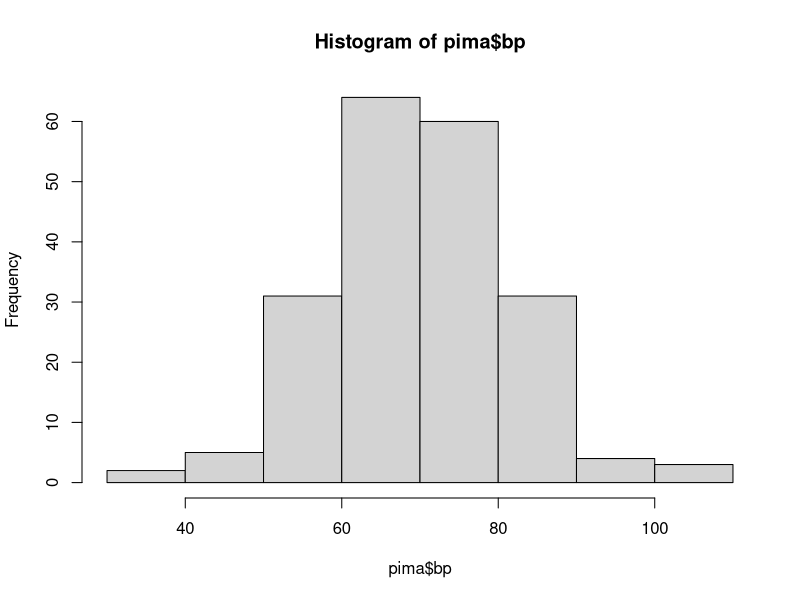
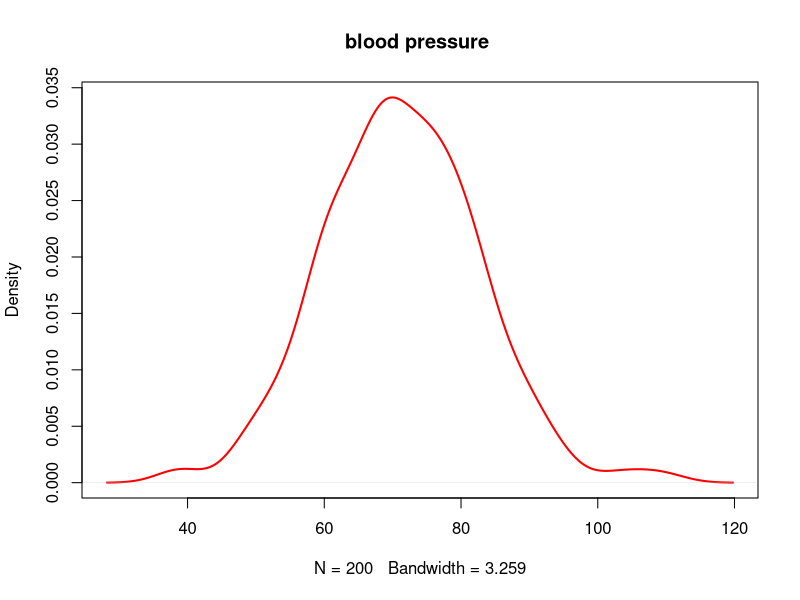
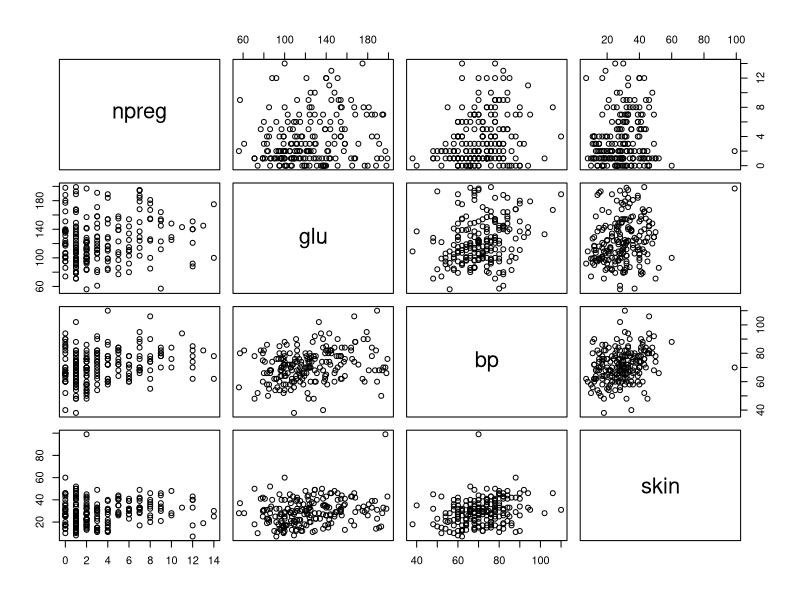
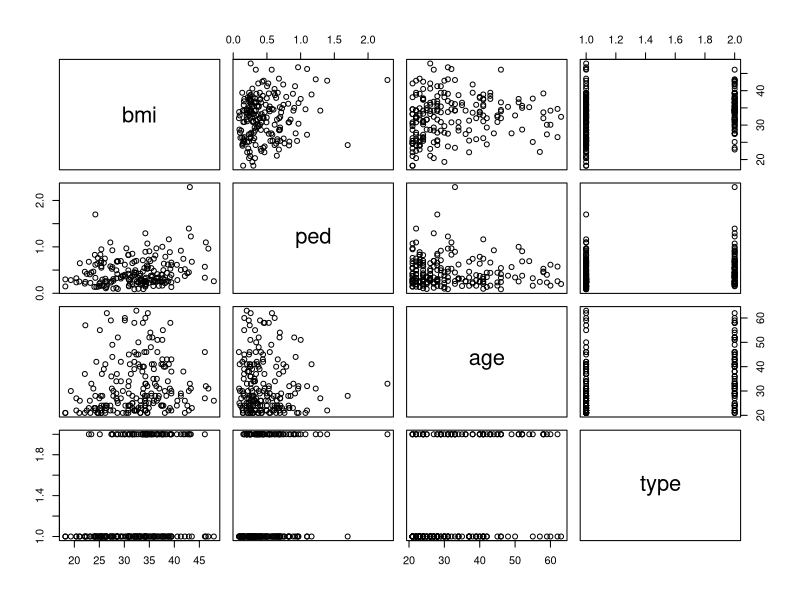
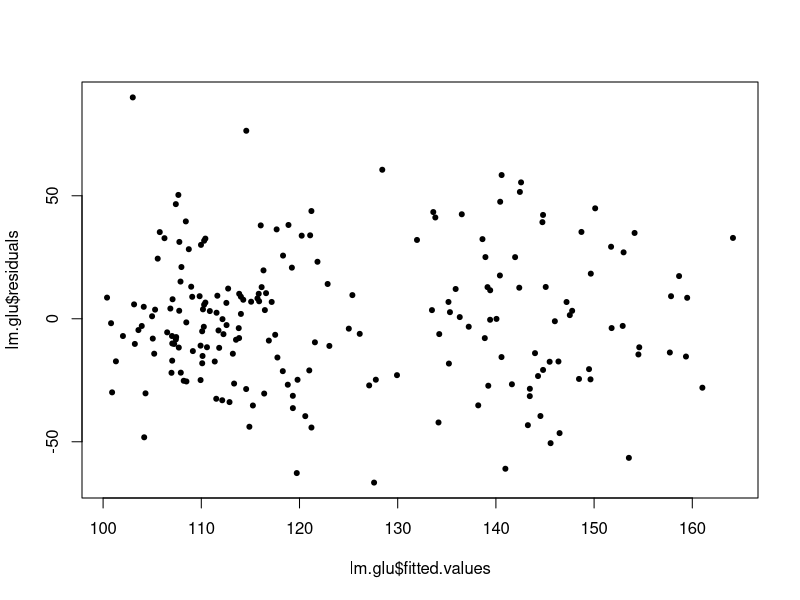
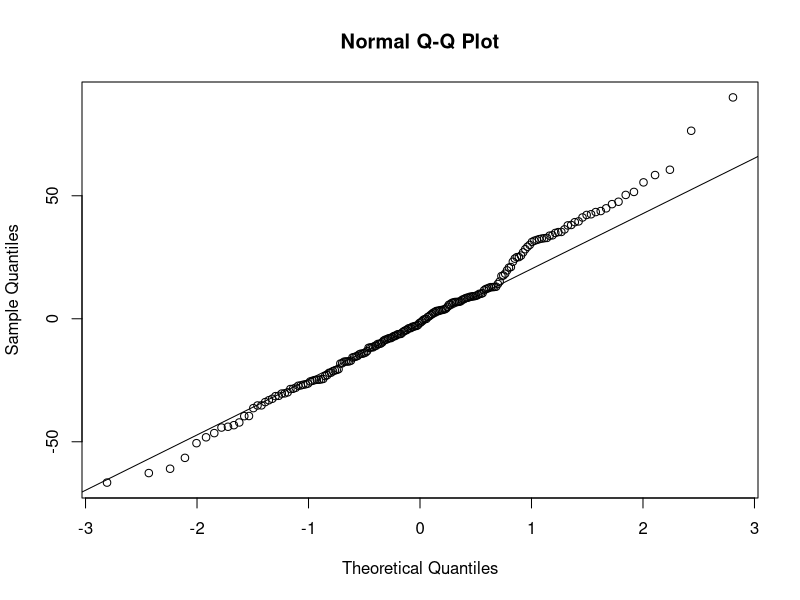

Write R code to recreate these figures, in order.
library(MASS)
data(Pima.tr)
head(Pima.tr)
pima = Pima.tr
summary(pima)
hist(pima$bp)
plot(density(pima$bp),
     lwd = 2,
     col = "red",
     main = "blood pressure ")
pairs(pima[1:4])
pairs(pima[5:8])
round(cor(pima[1:7]), 2)
lm1 <- lm(bmi ~ npreg + glu + bp + skin + ped + age + type, data =pima)
summary(lm1)
lm2 <- lm(bmi ~ npreg + glu + bp + skin + ped + age + type, data =pima)
drop1(lm2,test = "F")
lm3 <- lm(bmi ~ glu + bp + skin + ped + age + type, data =pima)
drop1(lm3,test = "F")
lm4 <- lm(bmi ~  bp + skin + ped + age + type, data =pima)
drop1(lm4,test = "F")
lm5 <- lm(bmi ~  skin + ped + age + type, data =pima)
drop1(lm5,test = "F")
lm6 <- lm(bmi ~  skin + ped+ type, data =pima)
drop1(lm6,test = "F")
lm.glu <-lm(glu~bmi +npreg +bp +skin +ped+ age+type,data=pima )
summary(lm.glu)
#continue with dro1 as age,type will go 

plot(lm.glu$fitted.values,lm.glu$residuals,pch=20)
qqnorm(lm.glu$residuals)
qqline(lm.glu$residuals)
lm.last <- step(lm(bmi~ . ,data = pima))
summary(lm.last)